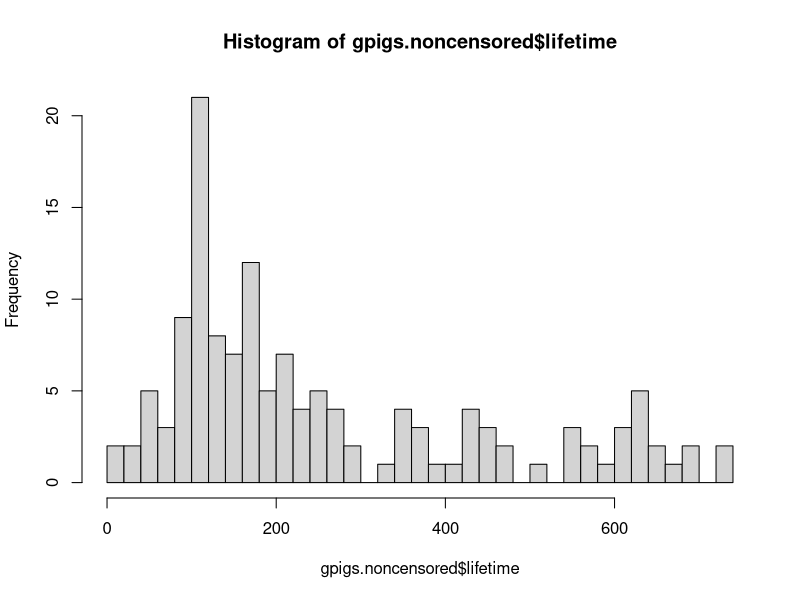

Here is the R script that generated this plot: (Note: this script raises an error after producing the figure.)
gpigs <- read.table("surv.gpigs.txt", header = T, sep = ";")
gpigs.noncensored <- gpigs[gpigs$censored == 0,]

gpigs.mc <- gpigs.noncensored$lifetime[gpigs.noncensored$regime == "M_C"]
gpigs.mc.with_censored <- gpigs$lifetime[gpigs$regime == "M_C"]
gpigs.m43 <- gpigs.noncensored$lifetime[gpigs.noncensored$regime == "M_4.3"]

summary(gpigs.mc)
summary(gpigs.mc.with_censored) # on garde celui-là pour la summary
summary(gpigs.m43)

hist(gpigs.noncensored$lifetime, breaks = 26)

dloglogis <- function(x, alpha, beta) {
  res <- (beta/alpha) * (x/alpha)^(beta-1)*(1+(x/alpha)^beta)^-2
  return(res)
}

ploglogis <- function(q, alpha, beta) {
  res <- 1 / (1 + (q/alpha)^beta)
  return(res)
}

qloglogis <- function(p, alpha, beta) {
  res <- alpha * ((1/p) - 1)^(1/beta)
  return(res)
}

rloglogis <- function(n, alpha, beta) {
  u <- runif(n)  # Generate n random numbers from a uniform distribution
  
  x <- alpha * ((1 / u - 1)^(-1 / beta))  # Transform the uniform random numbers using the inverse CDF
  
  return(x)
}



library(fitdistrplus)
# MC regime
fll <- fitdist(gpigs.mc.with_censored, "loglogis", method = "mle", start=list(alpha=10, beta=5))
fll$estimate
denscomp(list(fll), main = "MC regime")

# M4.3 regime
fll <- fitdist(gpigs.noncensored$lifetime[gpigs.noncensored$regime == "M_4.3"], "loglogis", method = "mle", start=list(alpha=10, beta=5))
fll$estimate
denscomp(list(fll), main = "M4.3 regime")
